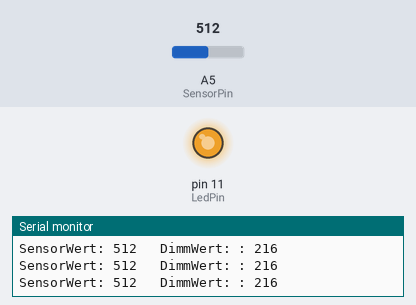
Recording of a sketch running on a simulated Arduino Uno, built with avr-gcc and run on an emulated ATmega328P. Parts: output pins drawn as LEDs (lit = HIGH), the last lines printed to the serial monitor. The test bench sets the inputs (shaded band); at power-on: A5 (SensorPin) = 512.

Above: at 1.2 s.
1.3 s: A5 (SensorPin) set to 122
At 2.0 s:
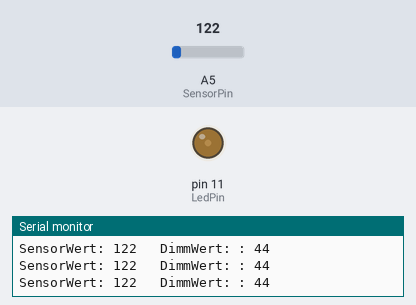
2.8 s: A5 (SensorPin) set to 306
At 3.9 s:
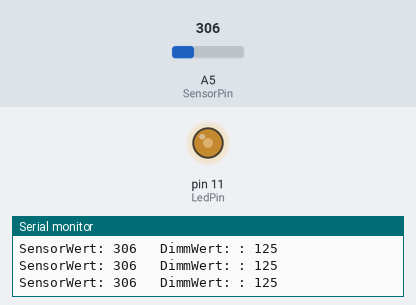
4.3 s: A5 (SensorPin) set to 0
At 4.6 s:
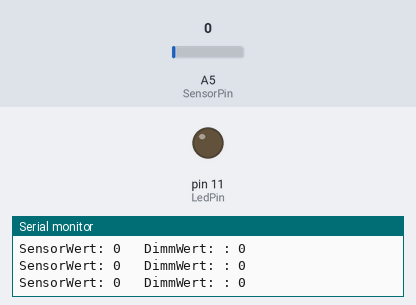
Timing chart, 0 to 7.3 s (numbered marks = the images above; inputs shaded):
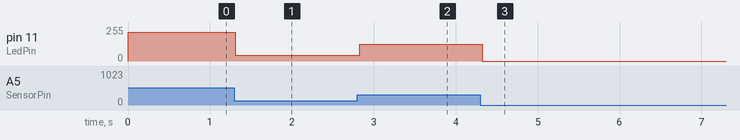

Measured:
- after the input at 1.3 s, pin 11 (LedPin): 216/255 → 44/255 at once
- after the input at 2.8 s, pin 11 (LedPin): 44/255 → 125/255 at once
- after the input at 4.3 s, pin 11 (LedPin): 125/255 → 0/255 at once

The sketch:

Sensor_Input.ino
```cpp
int SensorPin = 5;
int SensorWert = 0;

int LedPin = 11;
int DimmWert = 0;

void setup() {
 Serial.begin(9600);
 pinMode(SensorPin, INPUT);
 pinMode(LedPin, OUTPUT);
}

void loop() {

  SensorWert = analogRead(SensorPin);
  DimmWert = constrain(SensorWert, 20, 600);  // Wertebereich beschränken
  DimmWert = map(DimmWert, 20, 600, 0, 255);  // Wertebereich auf 0..255 Wertebereich umrechnen

  analogWrite(LedPin, DimmWert);

  Serial.print("SensorWert: ");
  Serial.print(SensorWert);
  Serial.print("   DimmWert: : ");
  Serial.println(DimmWert);

  delay(30);
}
```
